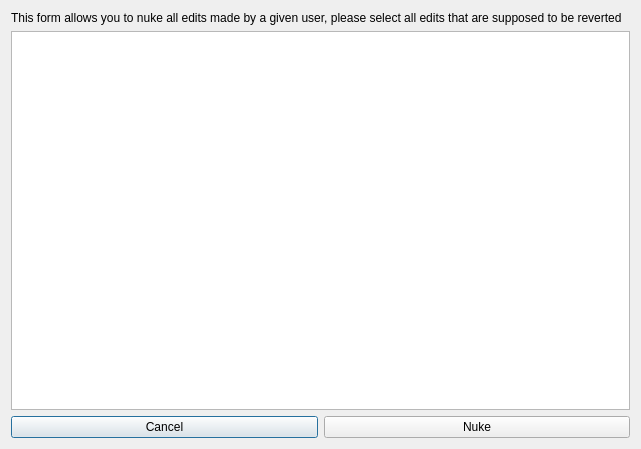
<?xml version="1.0" encoding="UTF-8"?>
<ui version="4.0">
 <class>HuggleNuke</class>
 <widget class="QDialog" name="HuggleNuke">
  <property name="geometry">
   <rect>
    <x>0</x>
    <y>0</y>
    <width>641</width>
    <height>449</height>
   </rect>
  </property>
  <property name="windowTitle">
   <string>Dialog</string>
  </property>
  <layout class="QVBoxLayout" name="verticalLayout">
   <item>
    <widget class="QLabel" name="label">
     <property name="text">
      <string>This form allows you to nuke all edits made by a given user, please select all edits that are supposed to be reverted</string>
     </property>
     <property name="wordWrap">
      <bool>true</bool>
     </property>
    </widget>
   </item>
   <item>
    <widget class="QTableWidget" name="tableWidget"/>
   </item>
   <item>
    <layout class="QHBoxLayout" name="horizontalLayout">
     <item>
      <widget class="QPushButton" name="pushButton">
       <property name="text">
        <string>Cancel</string>
       </property>
      </widget>
     </item>
     <item>
      <widget class="QPushButton" name="pushButton_2">
       <property name="text">
        <string>Nuke</string>
       </property>
      </widget>
     </item>
    </layout>
   </item>
  </layout>
 </widget>
 <resources/>
 <connections/>
</ui>
